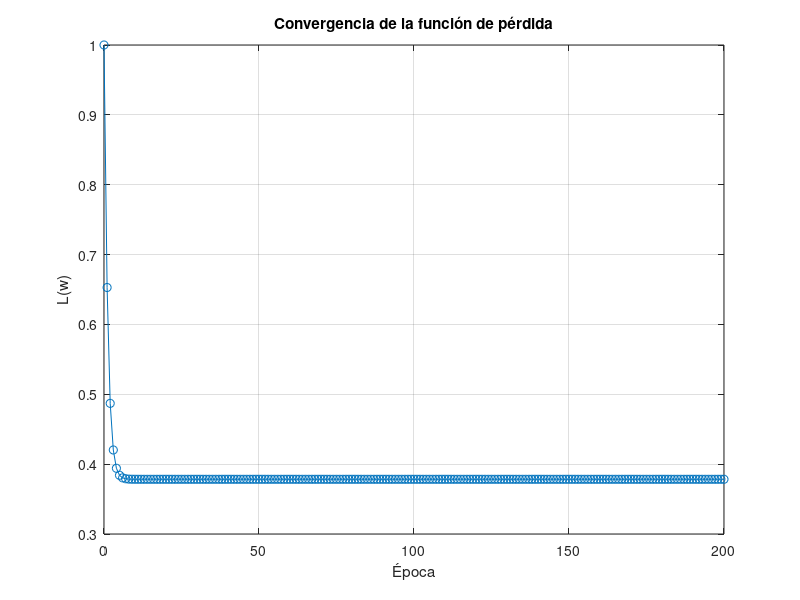

Recreate this plot in MATLAB.
clc; clear; close all;

% Parámetros
eta = 0.1;
epocas = 200;

% Inicialización
w = zeros(epocas+1,1);   % w(1) = w0 = 0
L = zeros(epocas+1,1);   % pérdida

% Funciones
loss = @(w) (w.^3 - w - 1).^2;
grad = @(w) 2*(w.^3 - w - 1).*(3*w.^2 - 1);

% Entrenamiento
for n = 1:epocas
    L(n) = loss(w(n));
    w(n+1) = w(n) - eta * grad(w(n));
end
L(epocas+1) = loss(w(epocas+1));

% Mostrar primeras épocas (comparables con cálculo a mano)
fprintf('Época    w           L\n');
for i = 1:10
    fprintf('%3d   % .6f   %.6f\n', i-1, w(i), L(i));
end

% Resultado final
fprintf('\nResultado final tras %d épocas:\n', epocas);
fprintf('w ≈ %.6f\n', w(end));
fprintf('L ≈ %.6f\n', L(end));

% Gráfica de convergencia
figure;
plot(0:epocas, L, 'o-');
xlabel('Época');
ylabel('L(w)');
title('Convergencia de la función de pérdida');
grid on;